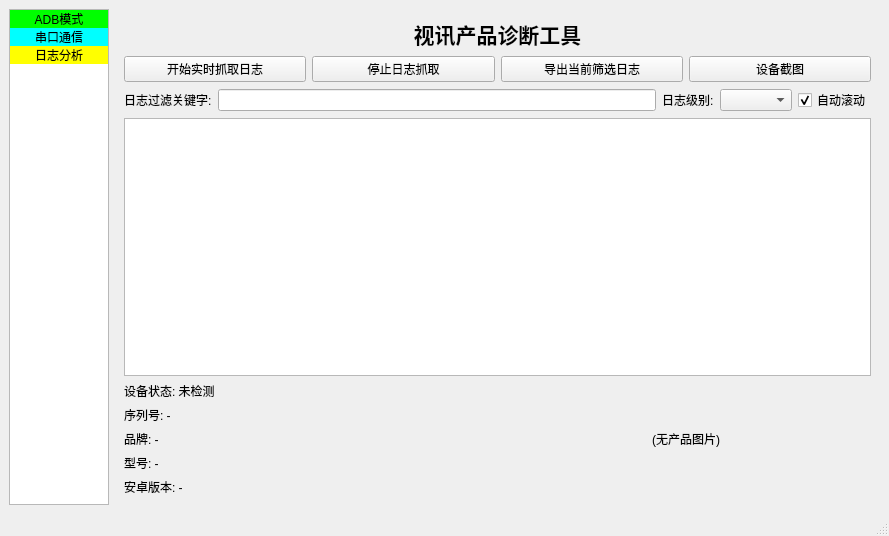
<?xml version="1.0" encoding="UTF-8"?>
<ui version="4.0">
 <class>MainWindow</class>
 <widget class="QMainWindow" name="MainWindow">
  <property name="geometry">
   <rect>
    <x>0</x>
    <y>0</y>
    <width>889</width>
    <height>536</height>
   </rect>
  </property>
  <property name="windowTitle">
   <string>SDMC Fae Diag Kit v0.4</string>
  </property>
  <widget class="QWidget" name="centralwidget">
   <layout class="QHBoxLayout" name="mainLayout">
    <item>
     <widget class="QListWidget" name="functionList">
      <property name="maximumSize">
       <size>
        <width>100</width>
        <height>16777215</height>
       </size>
      </property>
      <item>
       <property name="text">
        <string>ADB模式</string>
       </property>
       <property name="textAlignment">
        <set>AlignCenter</set>
       </property>
       <property name="background">
        <brush brushstyle="SolidPattern">
         <color alpha="255">
          <red>0</red>
          <green>255</green>
          <blue>0</blue>
         </color>
        </brush>
       </property>
       <property name="icon">
        <iconset theme="QIcon::ThemeIcon::NetworkWireless"/>
       </property>
      </item>
      <item>
       <property name="text">
        <string>串口通信</string>
       </property>
       <property name="textAlignment">
        <set>AlignCenter</set>
       </property>
       <property name="background">
        <brush brushstyle="SolidPattern">
         <color alpha="255">
          <red>0</red>
          <green>255</green>
          <blue>255</blue>
         </color>
        </brush>
       </property>
       <property name="icon">
        <iconset theme="QIcon::ThemeIcon::SyncSynchronizing"/>
       </property>
      </item>
      <item>
       <property name="text">
        <string>日志分析</string>
       </property>
       <property name="textAlignment">
        <set>AlignCenter</set>
       </property>
       <property name="background">
        <brush brushstyle="SolidPattern">
         <color alpha="255">
          <red>255</red>
          <green>255</green>
          <blue>0</blue>
         </color>
        </brush>
       </property>
       <property name="foreground">
        <brush brushstyle="NoBrush">
         <color alpha="255">
          <red>0</red>
          <green>0</green>
          <blue>0</blue>
         </color>
        </brush>
       </property>
       <property name="icon">
        <iconset theme="QIcon::ThemeIcon::DocumentProperties"/>
       </property>
      </item>
     </widget>
    </item>
    <item>
     <widget class="QStackedWidget" name="functionTabs">
      <property name="currentIndex">
       <number>0</number>
      </property>
      <widget class="QWidget" name="pageLogDiag">
       <layout class="QVBoxLayout" name="pageLogDiagLayout" stretch="0,0,1,0,0">
        <item>
         <widget class="QLabel" name="titleLabel">
          <property name="font">
           <font>
            <pointsize>16</pointsize>
            <bold>true</bold>
           </font>
          </property>
          <property name="text">
           <string>视讯产品诊断工具</string>
          </property>
          <property name="alignment">
           <set>Qt::AlignmentFlag::AlignCenter</set>
          </property>
         </widget>
        </item>
        <item>
         <layout class="QHBoxLayout" name="buttonLayout">
          <item>
           <widget class="QPushButton" name="btnStartLog">
            <property name="text">
             <string>开始实时抓取日志</string>
            </property>
           </widget>
          </item>
          <item>
           <widget class="QPushButton" name="btnStopLog">
            <property name="text">
             <string>停止日志抓取</string>
            </property>
           </widget>
          </item>
          <item>
           <widget class="QPushButton" name="btnExportLog">
            <property name="text">
             <string>导出当前筛选日志</string>
            </property>
           </widget>
          </item>
          <item>
           <widget class="QPushButton" name="btnScreenshot">
            <property name="text">
             <string>设备截图</string>
            </property>
           </widget>
          </item>
         </layout>
        </item>
        <item>
         <layout class="QHBoxLayout" name="filterLayout">
          <item>
           <widget class="QLabel" name="filterKeywordLabel">
            <property name="maximumSize">
             <size>
              <width>109</width>
              <height>257</height>
             </size>
            </property>
            <property name="text">
             <string>日志过滤关键字:</string>
            </property>
           </widget>
          </item>
          <item>
           <widget class="QLineEdit" name="filterKeywordEdit"/>
          </item>
          <item>
           <widget class="QLabel" name="filterLevelLabel">
            <property name="text">
             <string>日志级别:</string>
            </property>
           </widget>
          </item>
          <item>
           <widget class="QComboBox" name="filterLevelCombo"/>
          </item>
          <item>
           <widget class="QCheckBox" name="autoScrollCheck">
            <property name="text">
             <string>自动滚动</string>
            </property>
            <property name="checked">
             <bool>true</bool>
            </property>
           </widget>
          </item>
         </layout>
        </item>
        <item>
         <widget class="QTextEdit" name="logTextEdit">
          <property name="readOnly">
           <bool>true</bool>
          </property>
         </widget>
        </item>
        <item>
         <layout class="QHBoxLayout" name="deviceInfoLayout">
          <item>
           <layout class="QVBoxLayout" name="deviceInfoTextLayout">
            <item>
             <widget class="QLabel" name="statusLabel">
              <property name="text">
               <string>设备状态: 未检测</string>
              </property>
             </widget>
            </item>
            <item>
             <widget class="QLabel" name="serialLabel">
              <property name="text">
               <string>序列号: -</string>
              </property>
             </widget>
            </item>
            <item>
             <widget class="QLabel" name="brandLabel">
              <property name="text">
               <string>品牌: -</string>
              </property>
             </widget>
            </item>
            <item>
             <widget class="QLabel" name="modelLabel">
              <property name="text">
               <string>型号: -</string>
              </property>
             </widget>
            </item>
            <item>
             <widget class="QLabel" name="androidLabel">
              <property name="text">
               <string>安卓版本: -</string>
              </property>
             </widget>
            </item>
           </layout>
          </item>
          <item>
           <widget class="QLabel" name="deviceImageLabel">
            <property name="text">
             <string>(无产品图片)</string>
            </property>
            <property name="alignment">
             <set>Qt::AlignmentFlag::AlignCenter</set>
            </property>
           </widget>
          </item>
         </layout>
        </item>
       </layout>
      </widget>
      <widget class="QWidget" name="pageSerial">
       <layout class="QVBoxLayout" name="pageSerialLayout">
        <item>
         <layout class="QHBoxLayout" name="serialPortConfigLayout">
          <item>
           <spacer name="horizontalSpacer">
            <property name="orientation">
             <enum>Qt::Orientation::Horizontal</enum>
            </property>
            <property name="sizeHint" stdset="0">
             <size>
              <width>40</width>
              <height>20</height>
             </size>
            </property>
           </spacer>
          </item>
          <item>
           <widget class="QLabel" name="labelSerialPort">
            <property name="text">
             <string>串口:</string>
            </property>
            <property name="alignment">
             <set>Qt::AlignmentFlag::AlignRight|Qt::AlignmentFlag::AlignTrailing|Qt::AlignmentFlag::AlignVCenter</set>
            </property>
           </widget>
          </item>
          <item>
           <widget class="QComboBox" name="serialPortCombo"/>
          </item>
          <item>
           <widget class="QLabel" name="labelBaudRate">
            <property name="text">
             <string>波特率:</string>
            </property>
           </widget>
          </item>
          <item>
           <widget class="QComboBox" name="baudRateCombo">
            <item>
             <property name="text">
              <string>115200</string>
             </property>
            </item>
            <item>
             <property name="text">
              <string>57600</string>
             </property>
            </item>
            <item>
             <property name="text">
              <string>38400</string>
             </property>
            </item>
            <item>
             <property name="text">
              <string>19200</string>
             </property>
            </item>
            <item>
             <property name="text">
              <string>9600</string>
             </property>
            </item>
           </widget>
          </item>
          <item>
           <widget class="QPushButton" name="refreshPortsBtn">
            <property name="text">
             <string>刷新串口</string>
            </property>
           </widget>
          </item>
          <item>
           <widget class="QPushButton" name="openPortBtn">
            <property name="text">
             <string>打开串口</string>
            </property>
           </widget>
          </item>
          <item>
           <widget class="QPushButton" name="closePortBtn">
            <property name="text">
             <string>关闭串口</string>
            </property>
           </widget>
          </item>
         </layout>
        </item>
        <item>
         <widget class="QTextEdit" name="serialLogTextEdit">
          <property name="readOnly">
           <bool>true</bool>
          </property>
         </widget>
        </item>
       </layout>
      </widget>
      <widget class="QWidget" name="pageFunction3">
       <layout class="QVBoxLayout" name="pageFunction3Layout">
        <item>
         <widget class="QLabel" name="labelFunc3">
          <property name="text">
           <string>功能占位框</string>
          </property>
         </widget>
        </item>
       </layout>
      </widget>
     </widget>
    </item>
   </layout>
  </widget>
  <widget class="QMenuBar" name="menubar">
   <property name="geometry">
    <rect>
     <x>0</x>
     <y>0</y>
     <width>889</width>
     <height>21</height>
    </rect>
   </property>
  </widget>
  <widget class="QStatusBar" name="statusbar"/>
 </widget>
 <resources/>
 <connections/>
</ui>
